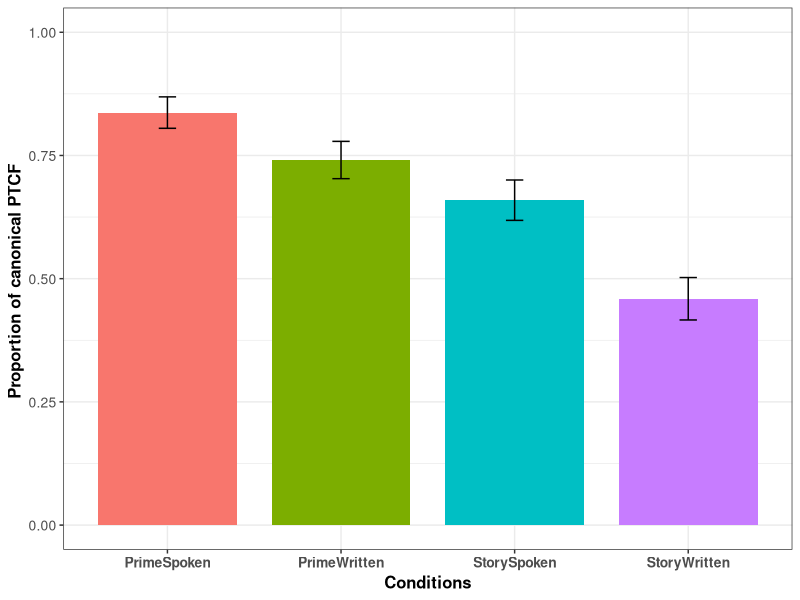
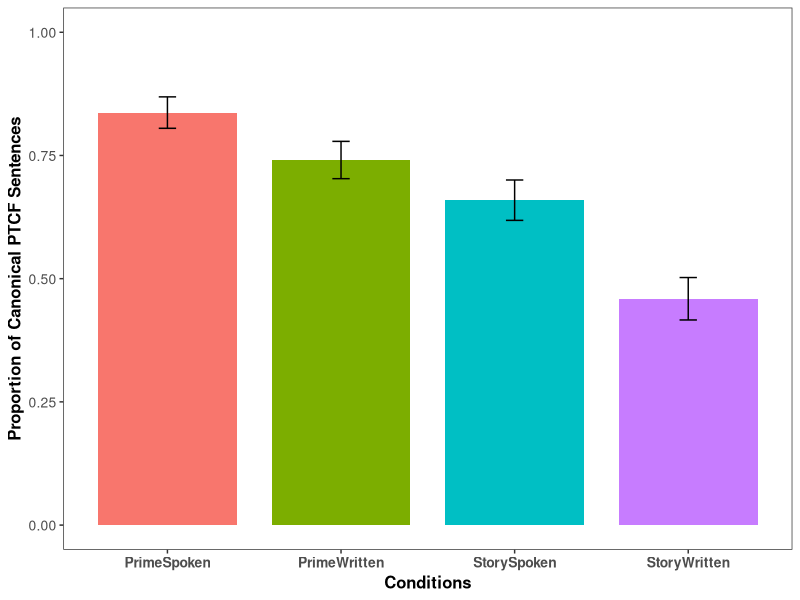
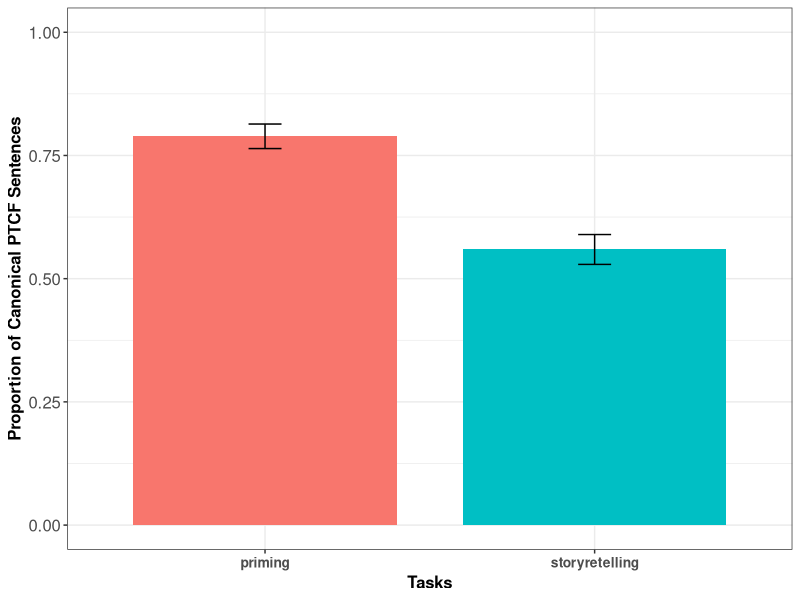
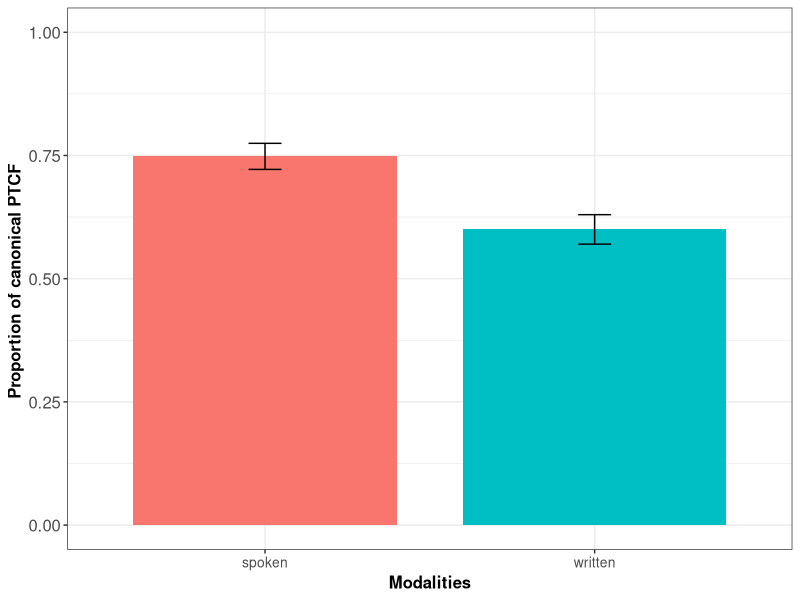
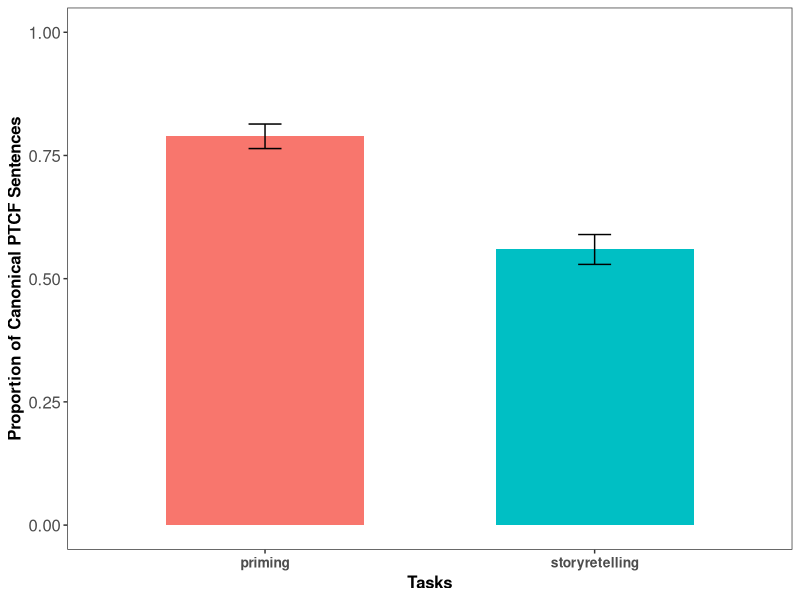
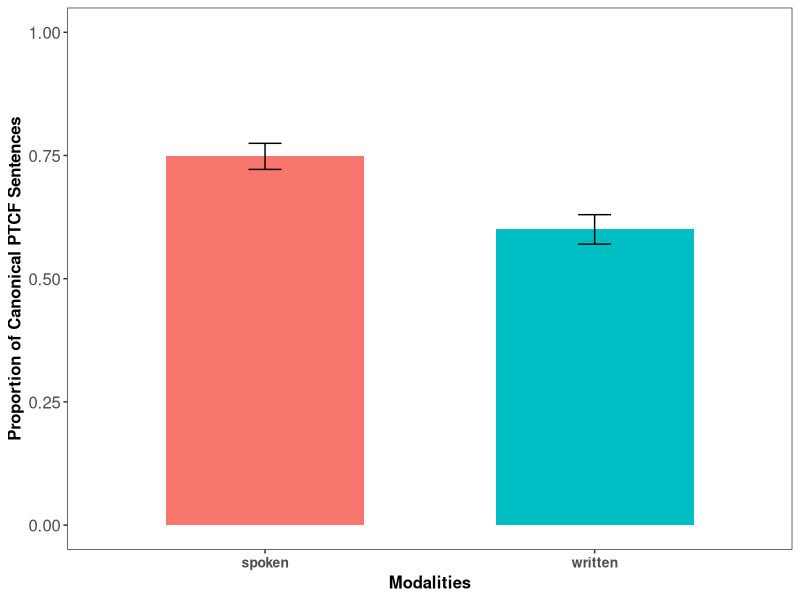

Write the R code that produced these figures, in order.
## ---- chunk 1
###load the packages and  data
library(dplyr)
library(psych)
library(lme4)
library(ggplot2)
library(lmerTest)
library(broom)
library(broom.mixed)
library(knitr)
d <- read.csv("PTCF.csv")
## ---- chunk 2
##age center
d$AgeCenter<-d$age-mean(d$age)
head(d)
summary(d)
## ---- chunk 3
#data for priming 
d_Prime<-d%>%
  filter(task=="priming")
d_Story<-d%>%
  filter(task=="storyretelling")
head(d_Story)
d_Spoken<-d%>%
  filter(modality=="spoken")
head(d_Spoken)
d_Written<-d%>%
  filter(modality=="written")
## ---- chunk 4
##get the mean for each condition
###mean for PrimeOral
mean_Prime<-mean(d_Prime$accuracy)
mean_Prime

###mean for PrimeWritten
mean_Story<-mean(d_Story$accuracy)
mean_Story

###mean for StorySpoken
mean_Spoken<-mean(d_Spoken$accuracy)
mean_Spoken


###mean for PrimeOral
mean_Written<-mean(d_Written$accuracy)
mean_Written
## ---- chunk 5
## summarize with group_by task
d_task<-d %>% 
  group_by(task) %>%
  summarize(meanaccuracy=mean(accuracy),
            N = length(accuracy),
            mean = mean(accuracy),
            sd   = sd(accuracy),
            se   = sd / sqrt(N))
            
d_task

## ---- chunk 6
##group by modality
d_modality<-d %>% 
  group_by(modality) %>%
  summarize(meanaccuracy=mean(accuracy),
            N = length(accuracy),
            mean = mean(accuracy),
            sd   = sd(accuracy),
            se   = sd / sqrt(N))

d_modality
## ---- chunk 7
# group by condition
d_condition<-d %>% 
  group_by(condition) %>%
  summarize(meanaccuracy=mean(accuracy),
            N = length(accuracy),
            mean = mean(accuracy),
            sd   = sd(accuracy),
            se   = sd / sqrt(N))

head(d_condition)
summary(d_condition)
## ---- chunk 8
head(d)
d$M<-ifelse(d$modality=="spoken",-0.5,0.5)
d$T<-ifelse(d$task=="priming",-0.5,0.5)
lm<-glmer(accuracy ~ (1|subject) +(1|picture)+ AgeCenter+ T*M, data=d, family = binomial)
summary(lm)
## ---- chunk 9
##get the paprameter in the model
coeff <- tidy(lm)
coeff
## ---- chunk 10
head(d)
## ---- chunk 11
summary(d)
## ---- chunk 12
kable(d_condition, col.names=c("Conditions","Accuracy","N","mean","sd","se"),align = "cccccc",
      caption="Table 1. Descriptive data for the four conditions")
## ---- chunk 13
##with color narrow bar
ggplot(d_condition, aes(x=condition, y=mean, fill=condition)) + 
  geom_bar(stat="identity", width = .8) +
  geom_errorbar(aes(ymin=mean-se, ymax=mean+se), width=.1, position=position_dodge(.9))+ xlab("Conditions") + ylim(0,1) + ylab("Proportion of canonical PTCF ")+ guides(fill="none")+theme_bw()+ theme(axis.title=element_text(face="bold",size=12),axis.text.x=element_text(face="bold",size=10),axis.text.y=element_text(size=10),strip.text.x=element_text(face="bold",size=12),legend.text=element_text(face="bold",size=15))


###no lines in the background
ggplot(d_condition, aes(x=condition, y=mean, fill=condition)) + 
  geom_bar(stat="identity", width = 0.8) +
  geom_errorbar(aes(ymin=mean-se, ymax=mean+se), width=0.1, position=position_dodge(0.9)) + 
  xlab("Conditions") + 
  ylim(0, 1) + 
  ylab("Proportion of Canonical PTCF Sentences") + 
  guides(fill="none") + 
  theme_bw() + 
  theme(
    axis.title = element_text(face="bold", size=12),
    axis.text.x = element_text(face="bold", size=10),
    axis.text.y = element_text(size=10),
    strip.text.x = element_text(face="bold", size=12),
    legend.text = element_text(face="bold", size=15),
    panel.grid.major = element_blank(),  # Remove major grid lines
    panel.grid.minor = element_blank()   # Remove minor grid lines
  )

## ---- chunk 14
##figure by task
ggplot(d_task, aes(x=task, y=mean, fill=task)) + 
  geom_bar(stat="identity", width = .8) +
  geom_errorbar(aes(ymin=mean-se, ymax=mean+se), width=.1, position=position_dodge(.9))+ xlab("Tasks") + ylim(0,1) + ylab("Proportion of Canonical PTCF Sentences")+ guides(fill="none")+theme_bw()+ theme(axis.title=element_text(face="bold",size=12),axis.text.x=element_text(face="bold",size=10),axis.text.y=element_text(size=12),strip.text.x=element_text(face="bold",size=10),legend.text=element_text(face="bold",size=12))


###no background lines
p3 <- ggplot(d_task, aes(x=task, y=mean, fill=task)) + 
  geom_bar(stat="identity", width = 0.6) +  # Made bars even narrower by reducing width
  geom_errorbar(aes(ymin=mean-se, ymax=mean+se), width=0.1, position=position_dodge(0.9)) + 
  xlab("Tasks") + 
  ylim(0, 1) + 
  ylab("Proportion of Canonical PTCF Sentences") + 
  guides(fill="none") + 
  theme_bw() + 
  theme(
    axis.title = element_text(face="bold", size=12),
    axis.title.y = element_text(size=12),  # Make y-axis label font smaller
    axis.text.x = element_text(face="bold", size=10),
    axis.text.y = element_text(size=12),
    strip.text.x = element_text(face="bold", size=12),
    legend.text = element_text(face="bold", size=12),
    panel.grid.major = element_blank(),  # Remove major grid lines
    panel.grid.minor = element_blank()   # Remove minor grid lines
  )

# Save the plot with increased height
ggsave("Figure3.png", plot = p3, width = 4, height = 4,dpi = 500)
## ---- chunk 15
##figure by modality
ggplot(d_modality, aes(x=modality, y=mean, fill=modality)) + 
  geom_bar(stat="identity", width = .8) +
  geom_errorbar(aes(ymin=mean-se, ymax=mean+se), width=.1, position=position_dodge(.9))+ xlab("Modalities") + ylim(0,1) + ylab("Proportion of canonical PTCF ")+ guides(fill="none")+theme_bw()+ theme(axis.title=element_text(face="bold",size=12),axis.text.x=element_text(size=10),axis.text.y=element_text(size=12),strip.text.x=element_text(face="bold",size=10),legend.text=element_text(face="bold",size=12))


###no lines in the backgound
p4 <- ggplot(d_modality, aes(x=modality, y=mean, fill=modality)) + 
  geom_bar(stat="identity", width = 0.6) +  # Made bars narrower by reducing width
  geom_errorbar(aes(ymin=mean-se, ymax=mean+se), width=0.1, position=position_dodge(0.9)) + 
  xlab("Modalities") + 
  ylim(0, 1) + 
  ylab("Proportion of Canonical PTCF Sentences") + 
  guides(fill="none") + 
  theme_bw() + 
  theme(
    axis.title = element_text(face="bold", size=12),
    axis.text.x = element_text(face="bold", size=10),
    axis.text.y = element_text(size=12),
    strip.text.x = element_text(face="bold", size=10),
    legend.text = element_text(face="bold", size=12),
    panel.grid.major = element_blank(),  # Remove major grid lines
    panel.grid.minor = element_blank()   # Remove minor grid lines
  )

# Save the plot with narrower dimensions
ggsave("Figure4.png", plot = p4, width = 4, height = 4,dpi = 500)
